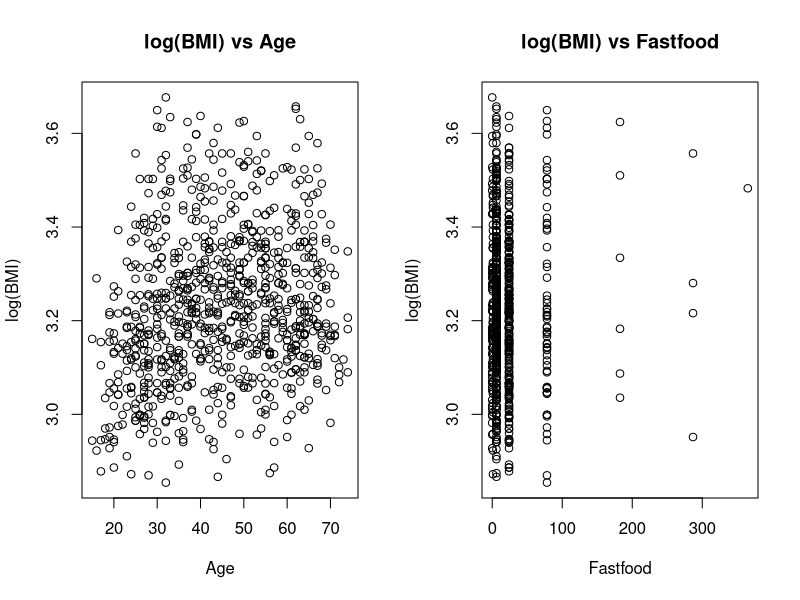
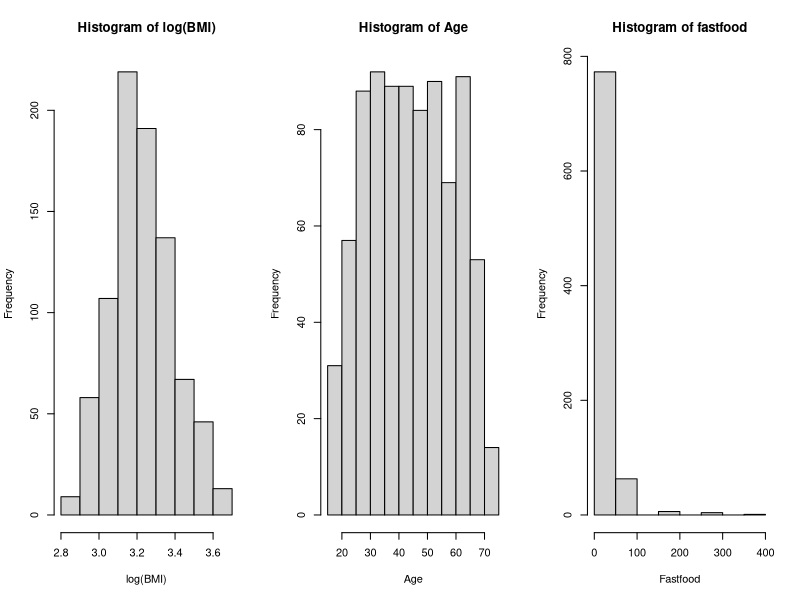
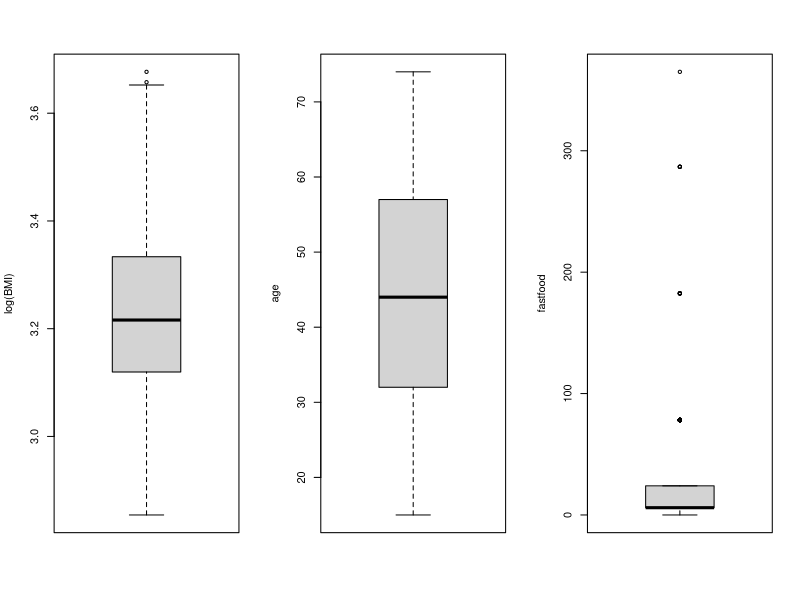
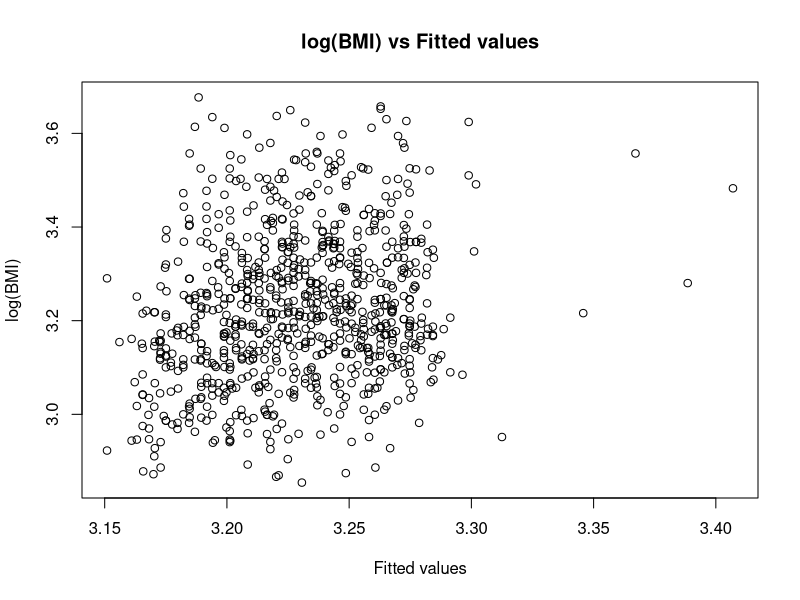
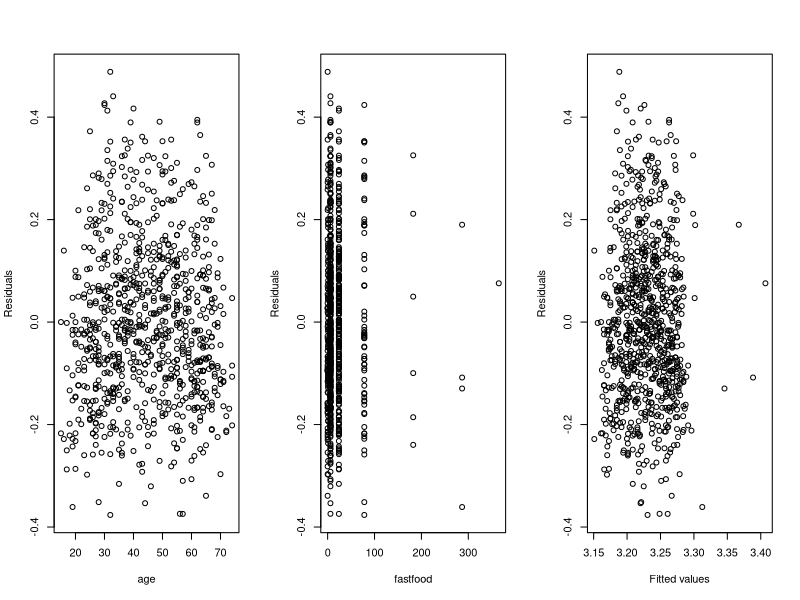
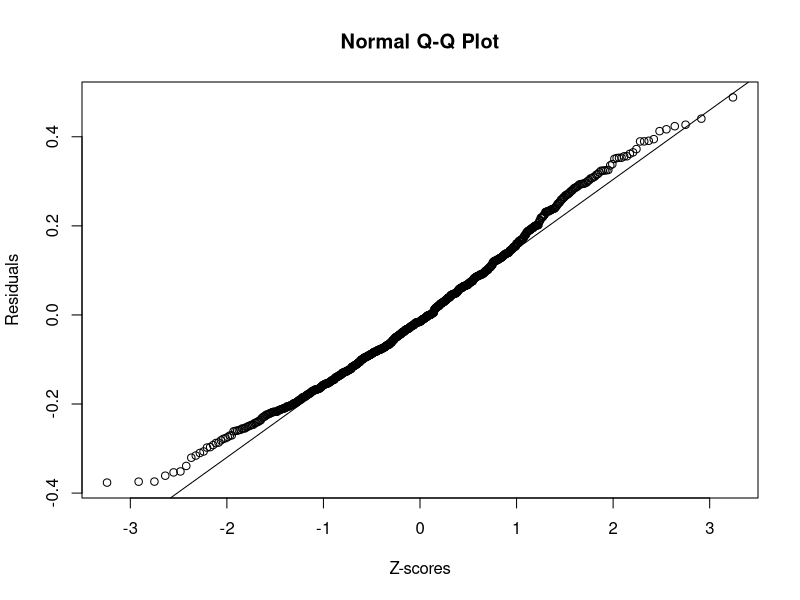

Source code (R) for these figures, in order:
library(xtable)

# Read the dataset 'bmi2_data.csv' into R
D <- read.table("bmi2_data.csv", header = TRUE, sep = ";")

# Add log-BMI to the dataset
D$logbmi <- log(D$bmi)

#scatter plots of log transformed bmi data
par(mfrow=c(1,2))

#BMI vs age
plot(D$age, D$logbmi, xlab = "Age", ylab = "log(BMI)", main = "log(BMI) vs Age")

#BMI vs fastfood
plot(D$fastfood, D$logbmi, xlab = "Fastfood", ylab = "log(BMI)", main = "log(BMI) vs Fastfood")

#histograms of each variable
par(mfrow=c(1,3))
  
#bmi hist
hist(D$logbmi, xlab = "log(BMI)", main = "Histogram of log(BMI)")

#age hist
hist(D$age, xlab = "Age", main = "Histogram of Age")

#fastfood hist
hist(D$fastfood, xlab = "Fastfood", main = "Histogram of fastfood")


#box plot of each variable
par(mfrow = c(1,3))

#bmi box plot
boxplot(D$logbmi, ylab = "log(BMI)")

#age box plot
boxplot(D$age, ylab = "age")

#fastfood box plot
boxplot(D$fastfood, ylab = "fastfood")

#Summary Stats of the data
xtable(summary(D[,c(-1,-2)]))

# Subset containing the first 840 observations (for model estimation)
D_model <- subset(D, id <= 840)

# Subset containing the last 7 observations (for validation)
D_test <- subset(D, id >= 841)

# Estimate multiple linear regression model
fit <- lm(logbmi ~ age + fastfood, data = D_model)

# Show parameter estimates etc.
summary(fit)

# Plots for model validation
par(mfrow = c(1,1))
# Observations against fitted values
plot(fit$fitted.values, D_model$logbmi, xlab = "Fitted values",     
       ylab = "log(BMI)", main = "log(BMI) vs Fitted values")

# Residuals against each of the explanatory variables
par(mfrow = c(1,3))
#age
plot(D_model$age, fit$residuals, 
        xlab = "age", ylab = "Residuals")

#fastfood
plot(D_model$fastfood, fit$residuals, 
     xlab = "fastfood", ylab = "Residuals")

# Residuals against fitted values
plot(fit$fitted.values, fit$residuals, xlab = "Fitted values", 
     ylab = "Residuals")

par(mfrow = c(1,1))
# Normal QQ-plot of the residuals
qqnorm(fit$residuals, ylab = "Residuals", xlab = "Z-scores", 
       main = "Normal Q-Q Plot")
qqline(fit$residuals)
  
# Confidence intervals for the model coefficients
confint(fit, level = 0.95)

#Final Model
FINAL_MODEL <- lm(logbmi ~ age, data = D_model)

xtable(summary(FINAL_MODEL))
#summary(fit)
# Predictions and 95% prediction intervals
pred <- predict(FINAL_MODEL, newdata = D_test, 
                interval = "prediction", level = 0.95, se = TRUE)

# Observed values and predictions
cbind(id = D_test$id, logbmi = D_test$logbmi, pred$fit)

#error between predictions and test data
abs(pred[["fit"]][,1] - D_test$logbmi)/D_test$logbmi*100
##mean of errors
mean(abs(pred[["fit"]][,1] - D_test$logbmi)/D_test$logbmi*100)